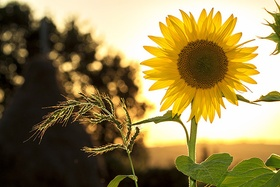
#> input picture sunflower.jpg, 280 x 187 px, shrunk from 600 x 400 before the run, found by its file name
$ python 'Reading An Inage As gray scale.py'
#> lines starting #> are read from the running program, lines starting #| are printed output that depends on the picture
import cv2
img=cv2.imread("A:\\Apps\\anaconda\\spyder\\DIP lab preparation\\sunflower.jpg",0)
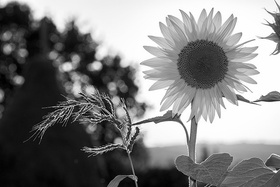
#> img: shape (187, 280); min 0, max 255, mean 128.4
cv2.imshow('Gray Image',img)
cv2.waitKey(0)
cv2.destroyAllWindows()
#2 Method to rread as gray
gy=cv2.imread("A:\\Apps\\anaconda\\spyder\\DIP lab preparation\\flower1.jpg",cv2.IMREAD_REDUCED_GRAYSCALE_4)
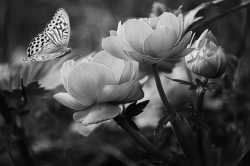
#> input picture flower1.jpg, 250 x 166 px, shrunk from 2144 x 1424 before the run, found by its file name
#> gy is the input picture: shape (166, 250); min 2, max 240, mean 75
cv2.imshow("Gray Image",gy)
cv2.waitKey(0)
cv2.destroyAllWindows()
